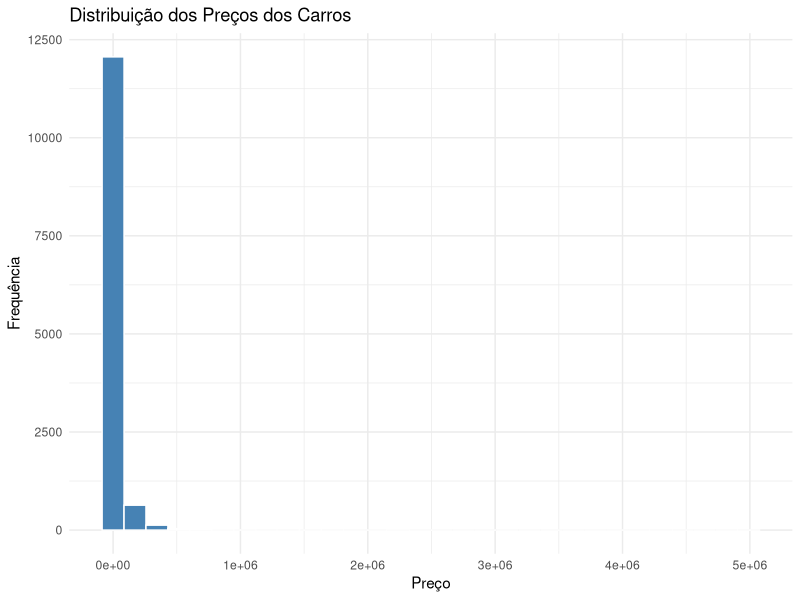
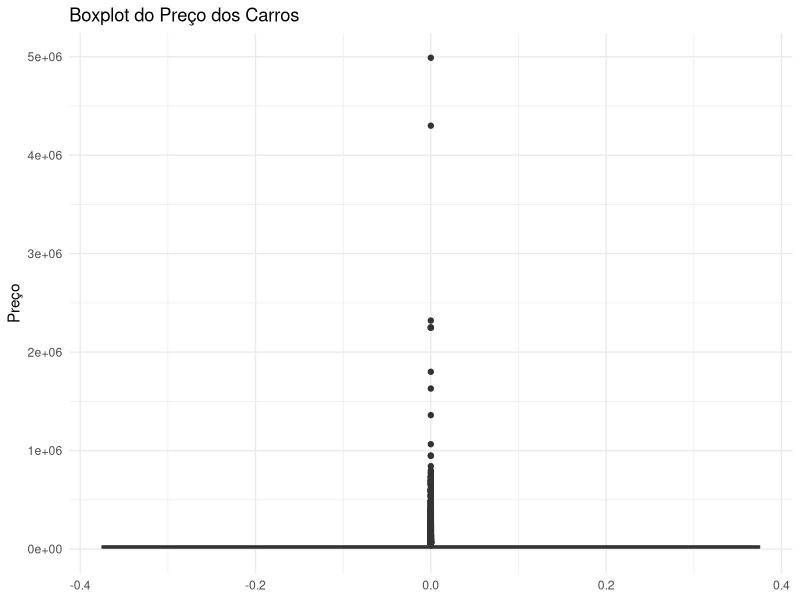
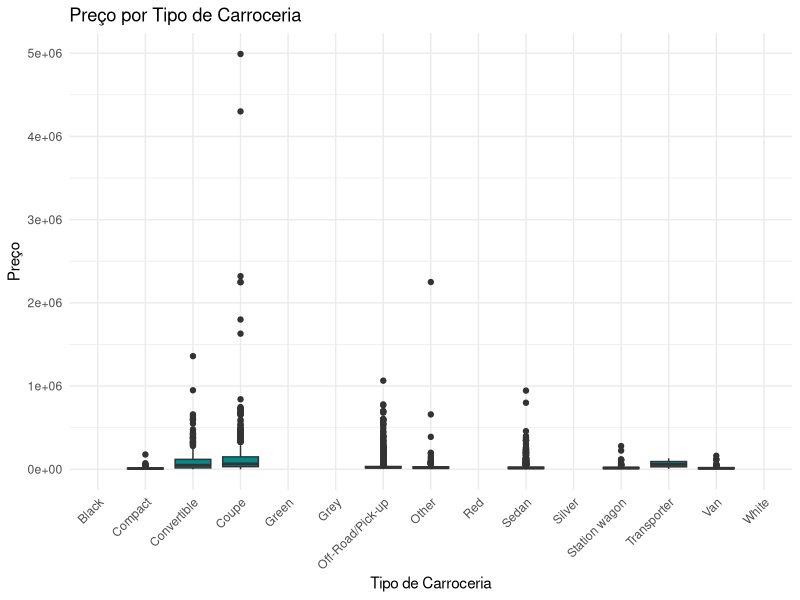
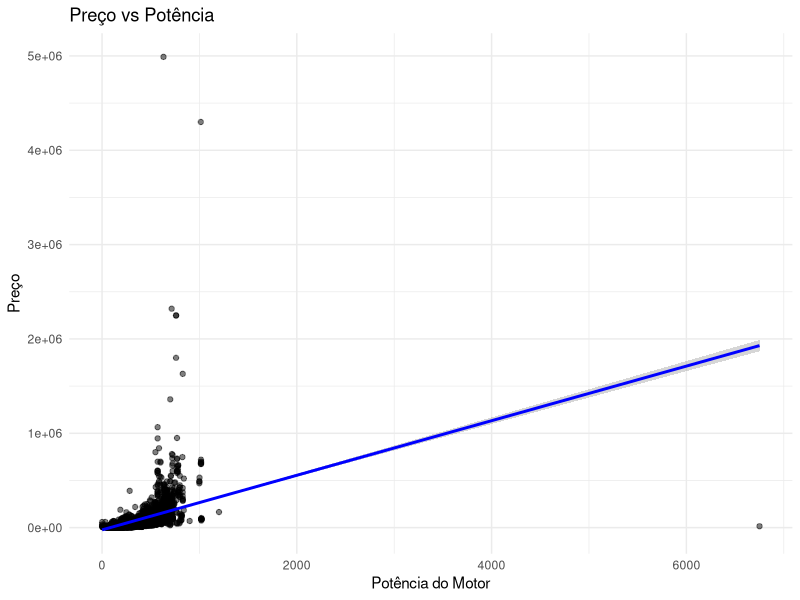
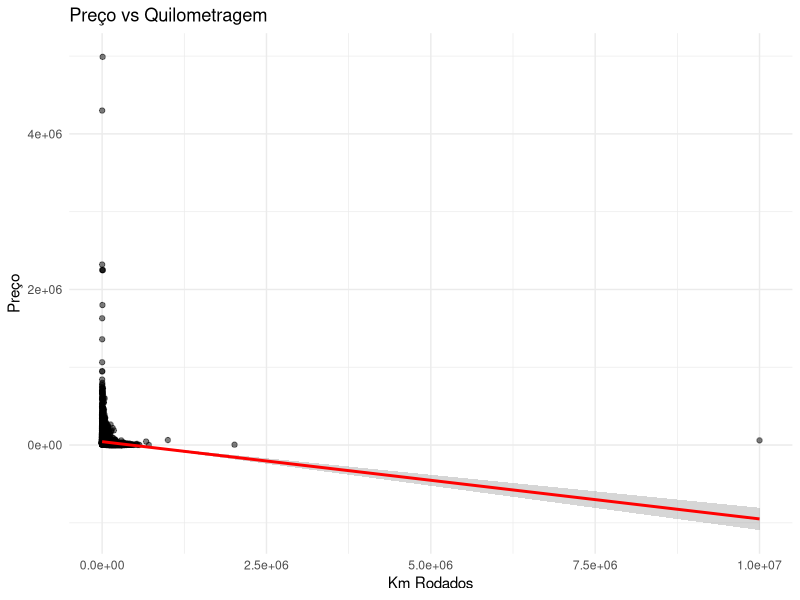
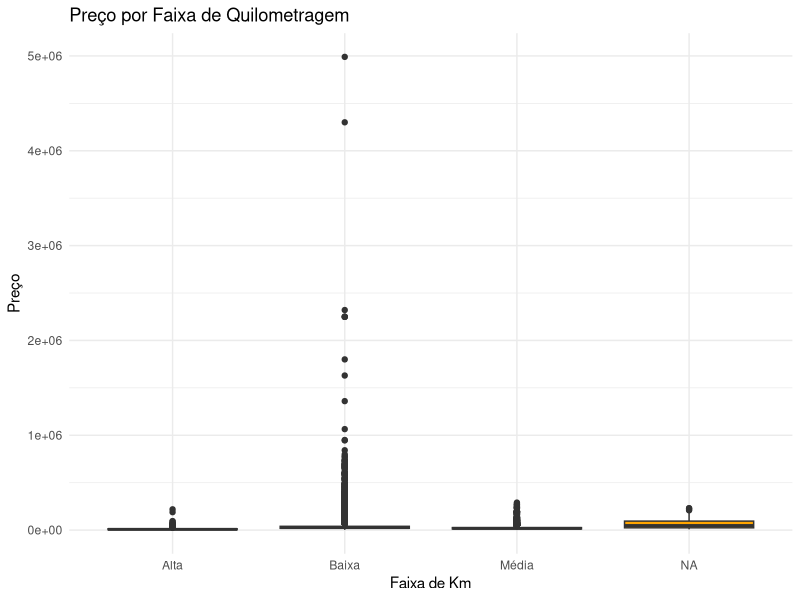

Write R code to recreate these figures, in order. (Note: this script raises an error after producing the figures.)
setwd("C:/Users/ricar/OneDrive/Desktop/UTFPR/PROBABILIDADE E ESTATISTICA/trabalho")


# ====================================
# ANÁLISE ESTATÍSTICA DO PREÇO DE CARROS
# ====================================

# Carregando bibliotecas
library(tidyverse)

# Importando os dados
dados <- read.csv("dados_corrigidos_numericos.csv")

# ===============================
# 1. Comportamento da variável Preço
# ===============================

# Estatísticas descritivas
summary(dados$Price)

# Histograma da variável preço
ggplot(dados, aes(x = Price)) +
  geom_histogram(bins = 30, fill = "steelblue", color = "white") +
  labs(title = "Distribuição dos Preços dos Carros", x = "Preço", y = "Frequência") +
  theme_minimal()

# Boxplot do preço
ggplot(dados, aes(y = Price)) +
  geom_boxplot(fill = "tomato") +
  labs(title = "Boxplot do Preço dos Carros", y = "Preço") +
  theme_minimal()

# ===============================
# 2. Diferença nos preços médios entre tipos de carroceria
# ===============================

# Boxplot por tipo de carroceria
ggplot(dados, aes(x = Body.Type, y = Price)) +
  geom_boxplot(fill = "darkcyan") +
  labs(title = "Preço por Tipo de Carroceria", x = "Tipo de Carroceria", y = "Preço") +
  theme_minimal() +
  theme(axis.text.x = element_text(angle = 45, hjust = 1))

# ANOVA entre tipos de carroceria
anova_model <- aov(Price ~ Body.Type, data = dados)
summary(anova_model)

# ===============================
# 3. Influência da potência e quilometragem no preço
# ===============================

# Correlações
cor(dados$Power, dados$Price, use = "complete.obs")
cor(dados$Kilometers, dados$Price, use = "complete.obs")

# Gráfico de dispersão: Potência vs Preço
ggplot(dados, aes(x = Power, y = Price)) +
  geom_point(alpha = 0.5) +
  geom_smooth(method = "lm", color = "blue") +
  labs(title = "Preço vs Potência", x = "Potência do Motor", y = "Preço") +
  theme_minimal()

# Gráfico de dispersão: Km vs Preço
ggplot(dados, aes(x = Kilometers, y = Price)) +
  geom_point(alpha = 0.5) +
  geom_smooth(method = "lm", color = "red") +
  labs(title = "Preço vs Quilometragem", x = "Km Rodados", y = "Preço") +
  theme_minimal()

# Regressão linear múltipla
modelo <- lm(Price ~ Power + Kilometers, data = dados)
summary(modelo)

# ===============================
# 4. Padrões de preço por faixa de quilometragem
# ===============================

# Criar faixas de quilometragem
dados <- dados %>%
  mutate(km_faixa = case_when(
    Kilometers < 50000 ~ "Baixa",
    Kilometers >= 50000 & Kilometers < 150000 ~ "Média",
    Kilometers >= 150000 ~ "Alta"
  ))

# Boxplot por faixa de quilometragem
ggplot(dados, aes(x = km_faixa, y = Price)) +
  geom_boxplot(fill = "orange") +
  labs(title = "Preço por Faixa de Quilometragem", x = "Faixa de Km", y = "Preço") +
  theme_minimal()

# ANOVA entre faixas de quilometragem
anova_km <- aov(Price ~ km_faixa, data = dados)
summary(anova_km)


# Gráfico com zoom no eixo X (formato de sino mais claro)
ggplot(dados_limpos, aes(x = z_price)) +
  geom_histogram(aes(y = ..density..), bins = 60, fill = "lightblue", color = "black") +
  stat_function(fun = dnorm, args = list(mean = 0, sd = 1),
                color = "darkred", size = 1.3) +
  coord_cartesian(xlim = c(-4, 4)) +  # Limita visualização ao intervalo onde o sino aparece
  labs(title = "Distribuição Normal Padronizada (Formato de Sino)",
       x = "Preço Padronizado (Z-score)",
       y = "Densidade") +
  theme_minimal()


# Calcular a taxa lambda da exponencial
lambda <- 1 / mean(dados_limpos$Price)

# Histograma com curva exponencial ajustada e menos zoom
ggplot(dados_limpos, aes(x = Price)) +
  geom_histogram(aes(y = ..density..), bins = 60, fill = "lightgreen", color = "black") +
  stat_function(fun = dexp, args = list(rate = lambda), color = "darkgreen", size = 1.2) +
  coord_cartesian(xlim = c(0, quantile(dados_limpos$Price, 0.98))) +  # Percentil 98 em vez de 95
  labs(title = "Distribuição Exponencial Ajustada ao Preço dos Carros",
       x = "Preço",
       y = "Densidade") +
  theme_minimal()

# Carregar bibliotecas
library(tidyverse)

# Remover valores ausentes da variável de interesse
dados_limpos <- dados[!is.na(dados$Price), ]

# -------------------------------
# Medidas de Tendência Central
# -------------------------------

# Média
media <- mean(dados_limpos$Price)

# Mediana
mediana <- median(dados_limpos$Price)

# Moda (função customizada)
moda <- function(x) {
  ux <- unique(x)
  ux[which.max(tabulate(match(x, ux)))]
}
moda_preco <- moda(dados_limpos$Price)

# -------------------------------
# Medidas de Dispersão
# -------------------------------

# Amplitude
amplitude <- diff(range(dados_limpos$Price))

# Desvio padrão
desvio_padrao <- sd(dados_limpos$Price)

# Variância
variancia <- var(dados_limpos$Price)

# Intervalo interquartil
iqr <- IQR(dados_limpos$Price)

# -------------------------------
# Medidas de Posição
# -------------------------------

quartis <- quantile(dados_limpos$Price, probs = c(0.25, 0.5, 0.75))
percentis <- quantile(dados_limpos$Price, probs = c(0.10, 0.90))

# -------------------------------
# Resumo organizado
# -------------------------------

medidas <- data.frame(
  Medida = c("Média", "Mediana", "Moda", "Amplitude", "Desvio Padrão", "Variância", "IQR", 
             "1º Quartil (Q1)", "2º Quartil (Q2)", "3º Quartil (Q3)", 
             "10º Percentil", "90º Percentil"),
  Valor = c(media, mediana, moda_preco, amplitude, desvio_padrao, variancia, iqr,
            quartis[1], quartis[2], quartis[3], percentis[1], percentis[2])
)

# Exibir a tabela (no R Markdown ou relatório)
print(medidas)

# Se quiser em tabela mais bonita no relatório:
# install.packages("knitr") # se ainda não tiver
library(knitr)
kable(medidas, caption = "Medidas Estatísticas do Preço dos Carros")



